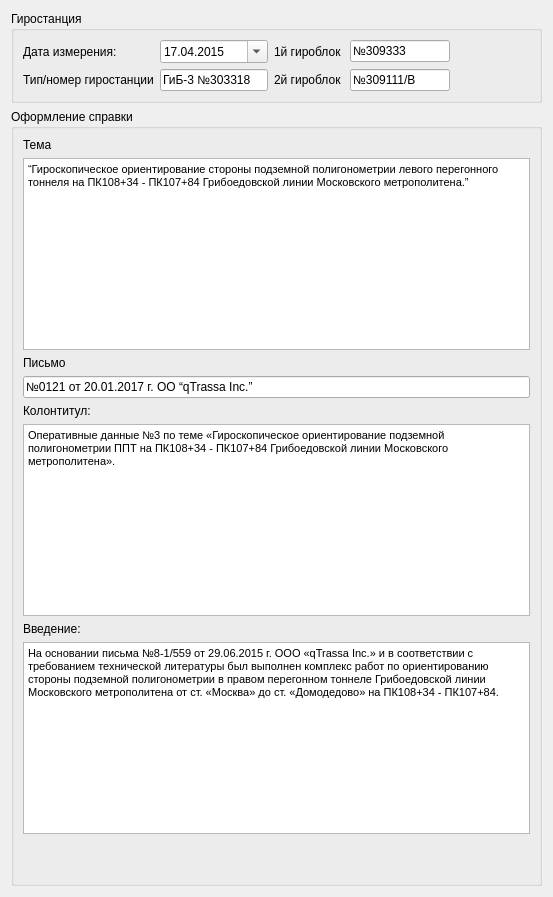
      <widget class="QWidget" name="tab_4">
       <attribute name="title">
        <string>Оформление</string>
       </attribute>
       <layout class="QGridLayout" name="gridLayout_2">
        <item row="0" column="0">
         <widget class="QGroupBox" name="groupBox">
          <property name="title">
           <string>Гиростанция</string>
          </property>
          <layout class="QGridLayout" name="gridLayout">
           <item row="0" column="1">
            <widget class="QDateEdit" name="date_ism">
             <property name="maximumSize">
              <size>
               <width>120</width>
               <height>16777215</height>
              </size>
             </property>
             <property name="buttonSymbols">
              <enum>QAbstractSpinBox::UpDownArrows</enum>
             </property>
             <property name="displayFormat">
              <string>dd.MM.yyyy</string>
             </property>
             <property name="calendarPopup">
              <bool>true</bool>
             </property>
             <property name="date">
              <date>
               <year>2015</year>
               <month>4</month>
               <day>17</day>
              </date>
             </property>
            </widget>
           </item>
           <item row="0" column="2">
            <widget class="QLabel" name="label_53">
             <property name="text">
              <string>1й гироблок </string>
             </property>
            </widget>
           </item>
           <item row="1" column="0">
            <widget class="QLabel" name="label_2">
             <property name="text">
              <string>Тип/номер гиростанции</string>
             </property>
            </widget>
           </item>
           <item row="0" column="0">
            <widget class="QLabel" name="label">
             <property name="text">
              <string>Дата измерения:</string>
             </property>
            </widget>
           </item>
           <item row="1" column="1">
            <widget class="QLineEdit" name="EditTypeGiro">
             <property name="minimumSize">
              <size>
               <width>0</width>
               <height>0</height>
              </size>
             </property>
             <property name="maximumSize">
              <size>
               <width>120</width>
               <height>16777215</height>
              </size>
             </property>
             <property name="text">
              <string>ГиБ-3 №303318</string>
             </property>
             <property name="cursorPosition">
              <number>13</number>
             </property>
            </widget>
           </item>
           <item row="1" column="2">
            <widget class="QLabel" name="label_54">
             <property name="text">
              <string>2й гироблок </string>
             </property>
            </widget>
           </item>
           <item row="0" column="3">
            <widget class="QLineEdit" name="EditNameGiro1">
             <property name="maximumSize">
              <size>
               <width>100</width>
               <height>16777215</height>
              </size>
             </property>
             <property name="text">
              <string>№309333</string>
             </property>
             <property name="cursorPosition">
              <number>7</number>
             </property>
            </widget>
           </item>
           <item row="1" column="3">
            <widget class="QLineEdit" name="EditNameGiro2">
             <property name="maximumSize">
              <size>
               <width>100</width>
               <height>16777215</height>
              </size>
             </property>
             <property name="text">
              <string>№309111/B</string>
             </property>
             <property name="cursorPosition">
              <number>9</number>
             </property>
            </widget>
           </item>
           <item row="0" column="5">
            <spacer name="horizontalSpacer_5">
             <property name="orientation">
              <enum>Qt::Horizontal</enum>
             </property>
             <property name="sizeHint" stdset="0">
              <size>
               <width>40</width>
               <height>20</height>
              </size>
             </property>
            </spacer>
           </item>
           <item row="0" column="4">
            <spacer name="horizontalSpacer_6">
             <property name="orientation">
              <enum>Qt::Horizontal</enum>
             </property>
             <property name="sizeHint" stdset="0">
              <size>
               <width>40</width>
               <height>20</height>
              </size>
             </property>
            </spacer>
           </item>
          </layout>
         </widget>
        </item>
        <item row="1" column="0">
         <widget class="QGroupBox" name="groupBox_4">
          <property name="title">
           <string>Оформление справки</string>
          </property>
          <layout class="QVBoxLayout" name="verticalLayout_3">
           <item>
            <widget class="QLabel" name="label_25">
             <property name="text">
              <string>Тема</string>
             </property>
            </widget>
           </item>
           <item>
            <widget class="QTextEdit" name="textEdit_Tema">
             <property name="html">
              <string>&lt;!DOCTYPE HTML PUBLIC &quot;-//W3C//DTD HTML 4.0//EN&quot; &quot;http://www.w3.org/TR/REC-html40/strict.dtd&quot;&gt;
&lt;html&gt;&lt;head&gt;&lt;meta name=&quot;qrichtext&quot; content=&quot;1&quot; /&gt;&lt;style type=&quot;text/css&quot;&gt;
p, li { white-space: pre-wrap; }
&lt;/style&gt;&lt;/head&gt;&lt;body style=&quot; font-family:'MS Shell Dlg 2'; font-size:8.25pt; font-weight:400; font-style:normal;&quot;&gt;
&lt;p style=&quot; margin-top:0px; margin-bottom:0px; margin-left:0px; margin-right:0px; -qt-block-indent:0; text-indent:0px;&quot;&gt;“Гироскопическое ориентирование стороны подземной полигонометрии левого перегонного тоннеля на ПК108+34 - ПК107+84 Грибоедовской линии Московского метрополитена.”&lt;/p&gt;&lt;/body&gt;&lt;/html&gt;</string>
             </property>
            </widget>
           </item>
           <item>
            <widget class="QLabel" name="label_24">
             <property name="text">
              <string>Письмо</string>
             </property>
            </widget>
           </item>
           <item>
            <widget class="QLineEdit" name="EditPismo">
             <property name="text">
              <string>№0121 от 20.01.2017 г. ОО “qTrassa Inc.”</string>
             </property>
            </widget>
           </item>
           <item>
            <widget class="QLabel" name="label_17">
             <property name="text">
              <string>Колонтитул:</string>
             </property>
            </widget>
           </item>
           <item>
            <widget class="QTextEdit" name="textEdit_kolontitul">
             <property name="font">
              <font>
               <strikeout>false</strikeout>
              </font>
             </property>
             <property name="html">
              <string>&lt;!DOCTYPE HTML PUBLIC &quot;-//W3C//DTD HTML 4.0//EN&quot; &quot;http://www.w3.org/TR/REC-html40/strict.dtd&quot;&gt;
&lt;html&gt;&lt;head&gt;&lt;meta name=&quot;qrichtext&quot; content=&quot;1&quot; /&gt;&lt;style type=&quot;text/css&quot;&gt;
p, li { white-space: pre-wrap; }
&lt;/style&gt;&lt;/head&gt;&lt;body style=&quot; font-family:'MS Shell Dlg 2'; font-size:8.25pt; font-weight:400; font-style:normal;&quot;&gt;
&lt;p style=&quot; margin-top:0px; margin-bottom:0px; margin-left:0px; margin-right:0px; -qt-block-indent:0; text-indent:0px;&quot;&gt;&lt;span style=&quot; font-size:8pt;&quot;&gt;Оперативные данные №3 по теме «Гироскопическое ориентирование подземной полигонометрии ППТ на ПК108+34 - ПК107+84 Грибоедовской линии Московского метрополитена».&lt;/span&gt;&lt;/p&gt;&lt;/body&gt;&lt;/html&gt;</string>
             </property>
            </widget>
           </item>
           <item>
            <widget class="QLabel" name="label_19">
             <property name="text">
              <string>Введение:</string>
             </property>
            </widget>
           </item>
           <item>
            <widget class="QTextEdit" name="textEdit_Vved">
             <property name="html">
              <string>&lt;!DOCTYPE HTML PUBLIC &quot;-//W3C//DTD HTML 4.0//EN&quot; &quot;http://www.w3.org/TR/REC-html40/strict.dtd&quot;&gt;
&lt;html&gt;&lt;head&gt;&lt;meta name=&quot;qrichtext&quot; content=&quot;1&quot; /&gt;&lt;style type=&quot;text/css&quot;&gt;
p, li { white-space: pre-wrap; }
&lt;/style&gt;&lt;/head&gt;&lt;body style=&quot; font-family:'MS Shell Dlg 2'; font-size:8.25pt; font-weight:400; font-style:normal;&quot;&gt;
&lt;p style=&quot; margin-top:0px; margin-bottom:0px; margin-left:0px; margin-right:0px; -qt-block-indent:0; text-indent:0px;&quot;&gt;&lt;span style=&quot; font-size:8pt;&quot;&gt;На основании письма №8-1/559 от 29.06.2015 г. ООО «qTrassa Inc.» и в соответствии с требованием технической литературы был выполнен комплекс работ по ориентированию стороны подземной полигонометрии в правом перегонном тоннеле Грибоедовской линии Московского метрополитена от ст. «Москва» до ст. «Домодедово» на ПК108+34 - ПК107+84.&lt;/span&gt;&lt;/p&gt;&lt;/body&gt;&lt;/html&gt;</string>
             </property>
            </widget>
           </item>
           <item>
            <spacer name="verticalSpacer_4">
             <property name="orientation">
              <enum>Qt::Vertical</enum>
             </property>
             <property name="sizeHint" stdset="0">
              <size>
               <width>20</width>
               <height>40</height>
              </size>
             </property>
            </spacer>
           </item>
          </layout>
         </widget>
        </item>
       </layout>
      </widget>
